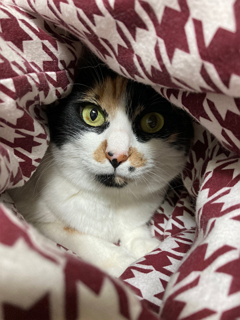
#> input picture about_tool/about_git_and_github/day1.assets/더기.png, 240 x 320 px, given in place of the camera
$ jupyter execute --allow-errors 03_OpenCV_basic_class_02.ipynb   (text cells are left out)
#> lines starting #> are read from the running program, lines starting #| are printed output that depends on the picture
[cell 1]
import numpy as np
import cv2
import sys

[cell 2]
puppy = cv2.imread('./fig/puppy.bmp',1)
sunglass = cv2.imread('./fig/imgbin_sunglasses_1.png', cv2.IMREAD_UNCHANGED)

#> (the rest of this cell did not finish here and is left out)

[cell 3]
img = np.full((600,1200,3), 255, np.uint8)

cv2.line(img, (100,50), (300,50), (0,0,255), 10)
cv2.line(img, (300,50), (100,300), (0,0,255), 10)

cv2.arrowedLine(img, (350,50), (350,300), (0,0,255), 10)

cv2.rectangle(img, (100,320), (350,450), (255,0,0), -1)
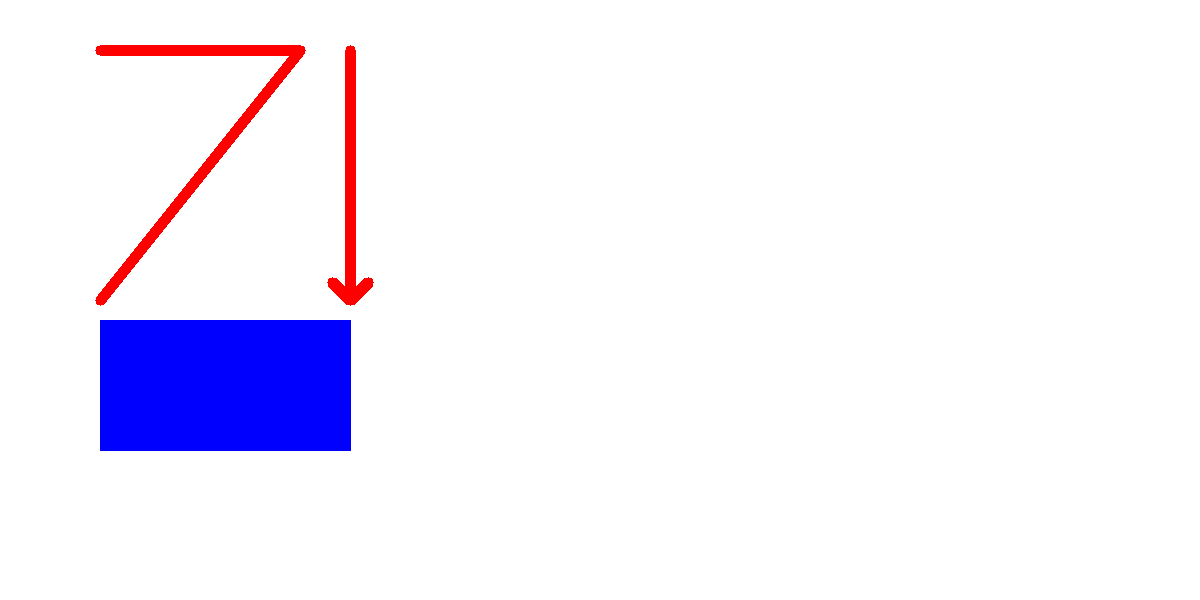
#> img: shape (600, 1200, 3); mean of channels 0, 1, 2 251.8, 240.2, 243.4; drawn as B, G, R
cv2.rectangle(img, (95,315), (355,455), (0,0,255), 10)

cv2.circle(img, (600,150), 100, (127,127,0), -1)
cv2.circle(img, (600,150), 105, (0,0,255), 10)

cv2.ellipse(img, (600,150), (50,100), 10, 0, 360, (0,255,0), 10)

text = 'OpenCV version : ' + cv2.__version__
print(text)

cv2.putText(img, text, (800,100), cv2.FONT_ITALIC, 0.8, (0,0,255), 1, cv2.LINE_AA)
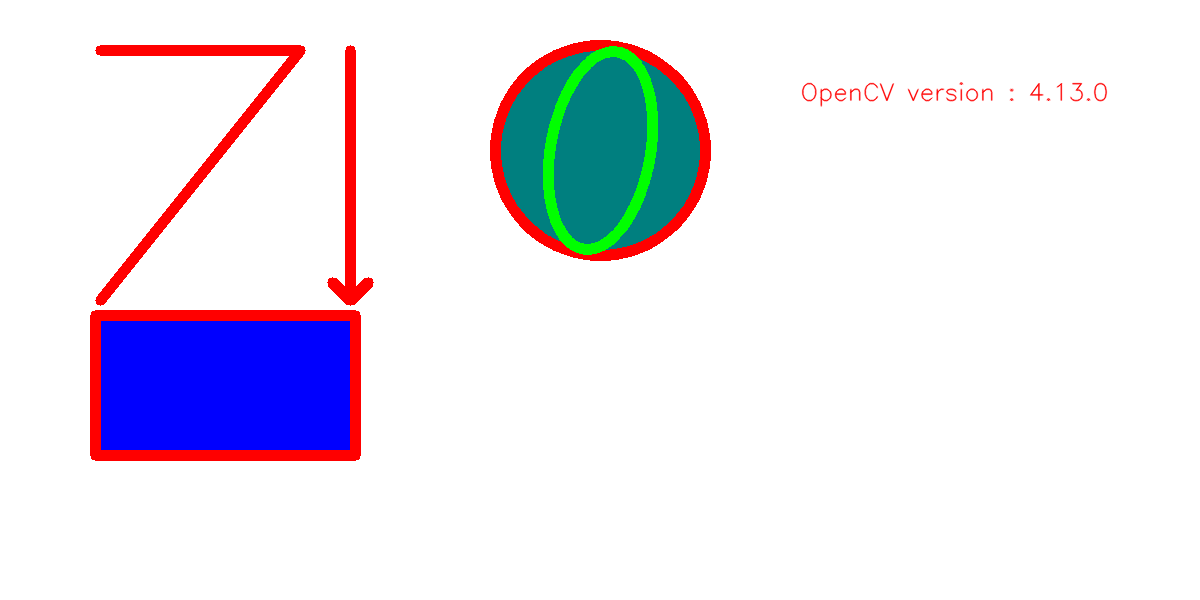
#> img: shape (600, 1200, 3); mean of channels 0, 1, 2 239.4, 230, 232.5; drawn as B, G, R

cv2.imshow('canvas', img)

while True :
    if cv2.waitKey() == 27 :
#> (key Esc is pressed here)
        break
cv2.destroyAllWindows()

[cell 4]
img = np.full((450,800,3), 255, np.uint8)

cv2.circle(img, (150,150), 100, (255,0,0), 10)
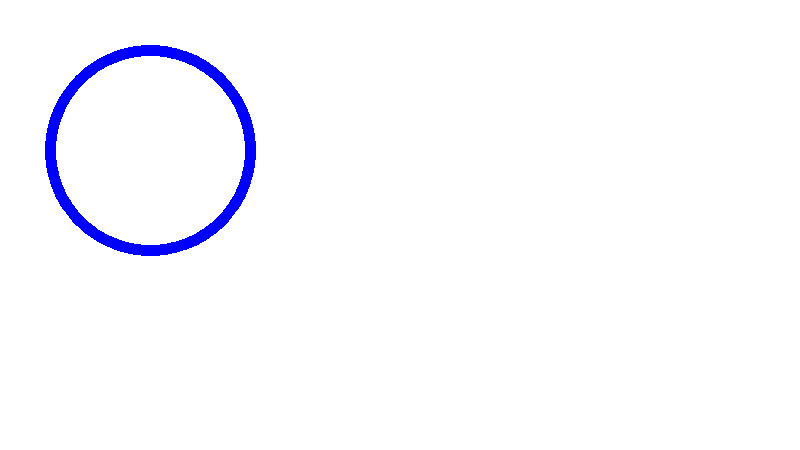
#> img: shape (450, 800, 3); mean of channels 0, 1, 2 255, 250.1, 250.1; drawn as B, G, R
cv2.line(img, (300, 50) ,(300, 260), (255,0,0), 10)
cv2.line(img, (70, 280) ,(70, 370), (255,0,0), 10)
cv2.line(img, (70, 370) ,(300, 370), (255,0,0), 10)

cv2.line(img, (500, 50) ,(400, 250), (255,0,0), 10)
cv2.line(img, (500, 50) ,(600, 250), (255,0,0), 10)
cv2.line(img, (650, 50) ,(650, 260), (255,0,0), 10)
cv2.line(img, (650, 150) ,(720, 150), (255,0,0), 10)
cv2.rectangle(img, (430,280), (650,370), (255,0,0), 10)
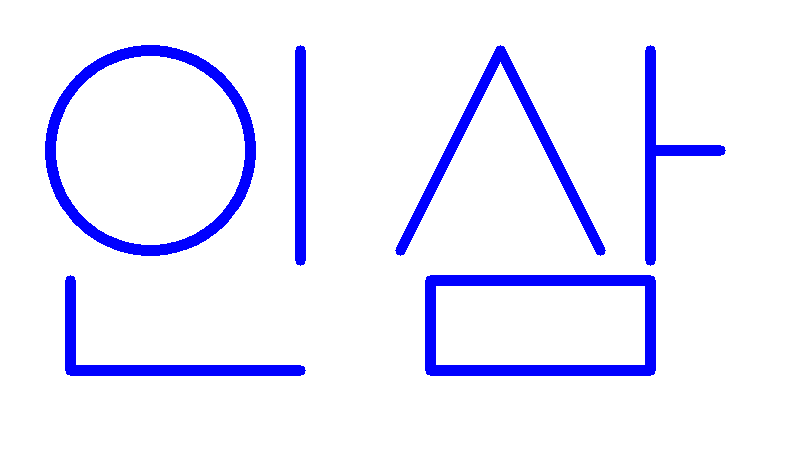
#> img: shape (450, 800, 3); mean of channels 0, 1, 2 255, 235.6, 235.6; drawn as B, G, R


cv2.imshow('canvas', img)

while True :
    if cv2.waitKey() == 27 :
#> (key Esc is pressed here)
        break
cv2.destroyAllWindows()

[cell 5]
cap = cv2.VideoCapture(0)

if not cap.isOpened():
    print('video capture open failed!')
    sys.exit()

w = int(cap.get(cv2.CAP_PROP_FRAME_WIDTH))
h = int(cap.get(cv2.CAP_PROP_FRAME_HEIGHT))
fps = int(cap.get(cv2.CAP_PROP_FPS)*0.7) # frame per second
fourcc = cv2.VideoWriter_fourcc(*'DIVX')

print(w, h, fps, fourcc, sep = ', ')

out = cv2.VideoWriter('ouput_class.avi', fourcc, fps, (w,h))  # color로 지정됨

while True:
    ret, frame = cap.read()
#> frame is the input picture: shape (320, 240, 3); mean B, G, R 107.7, 112.7, 133.2

    if not ret:
        print('video read failed!')
        break

    # 동영상 편집 부분
    #####################################################################
    edge = cv2.Canny(frame, 30,150)  # 그레이스케일
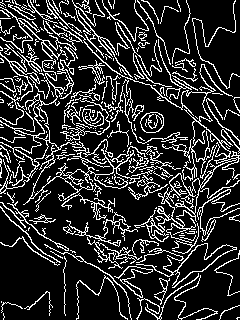
#> edge: shape (320, 240); 18.1% white in thin lines or dots
    edge_color = cv2.cvtColor(edge, cv2.COLOR_GRAY2BGR) # 파일로 저장하기 위해 color로 변경
#> edge_color: shape (320, 240, 3); 18.1% white in thin lines or dots

    # edge 컬러 반전시키기
#     edge_reverse = 255 - edge # 파일로 저장하기 위해 color로 변경
#     edge_color = cv2.cvtColor(edge_reverse, cv2.COLOR_GRAY2BGR) # 파일로 저장하기 위해 color로 변경
    #####################################################################

    cv2.imshow('img', frame)
    cv2.imshow('edge', edge_color)

    out.write(edge)

    if cv2.waitKey(20) == 27 :
#> (key Esc is pressed here)
        break

cap.release()
out.release()
cv2.destroyAllWindows()
